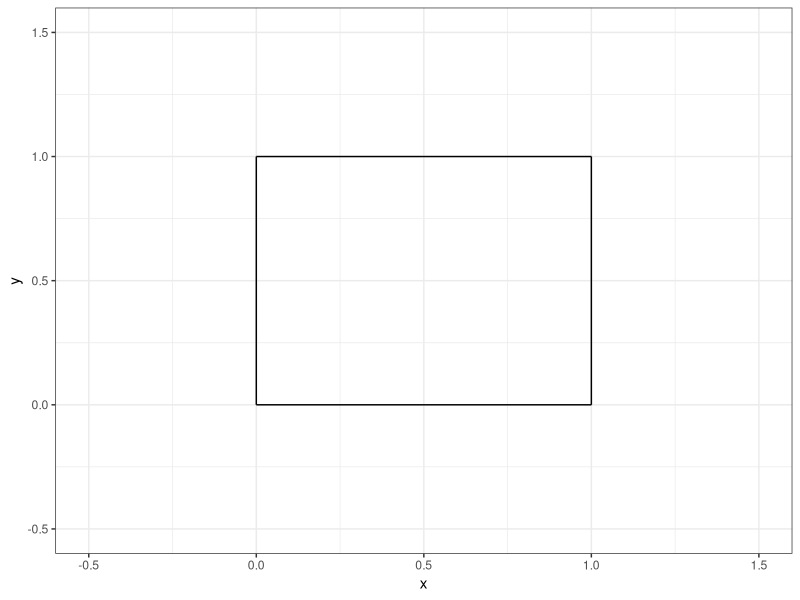
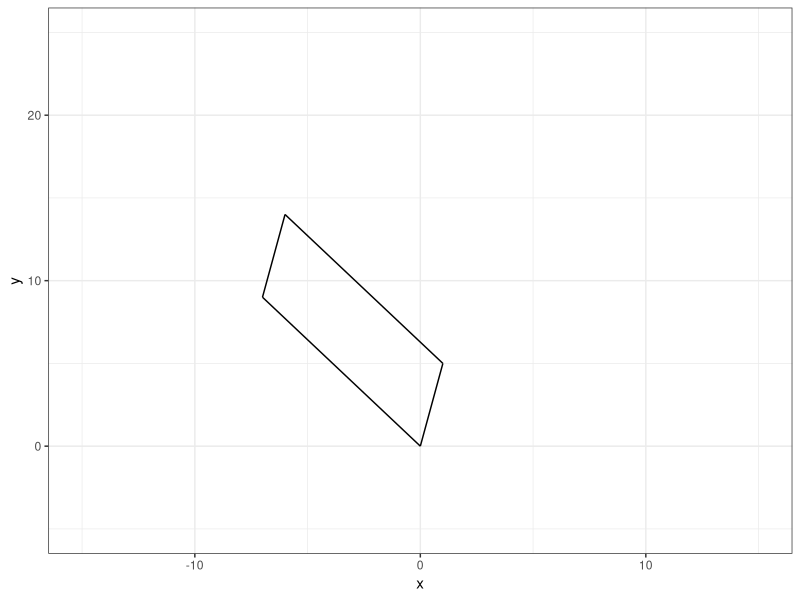

Here is the R script that generated these plots, in order:
## ---- chunk 1
#| echo: false

default_chunk_hook  <- knitr::knit_hooks$get("chunk")

latex_font_size <- c("Huge", "huge", "LARGE", "Large", 
                     "large", "normalsize", "small", 
                     "footnotesize", "scriptsize", "tiny")

knitr::knit_hooks$set(chunk = function(x, options) {
  x <- default_chunk_hook(x, options)
  if(options$size %in% latex_font_size) {
    paste0("\n \\", options$size, "\n\n", 
      x, 
      "\n\n \\normalsize"
    )
  } else {
    x
  }
})

## ---- chunk 2
#| label: load-packages
#| include: false
library(tidyverse)
## ---- chunk 3
#| label: fig-unitsquare
#| fig-cap: "The unit square."
#| fig-width: 3
#| fig-height: 3
#| scale: "80%"
#| fig-align: "center"
#| size: "scriptsize"
p0 <- c(0, 0)
p1 <- c(1, 0)
p2 <- c(1, 1)
p3 <- c(0, 1)
ggplot() +
  geom_segment(aes(x = p0[1], y = p0[2], xend = p1[1], yend = p1[2])) +
  geom_segment(aes(x = p1[1], y = p1[2], xend = p2[1], yend = p2[2])) +
  geom_segment(aes(x = p2[1], y = p2[2], xend = p3[1], yend = p3[2])) +
  geom_segment(aes(x = p3[1], y = p3[2], xend = p0[1], yend = p0[2])) +
  theme_bw() +
  xlim(-0.5, 1.5) +
  ylim(-0.5, 1.5) +
  labs(x = "x", y = "y")
## ---- chunk 4
#| size: scriptsize
A = matrix(data = c(1, -7, 5, 9), nrow = 2, ncol = 2, byrow = TRUE) 
#I made a matrix that went by row instead of by column.
## ---- chunk 5
#| size: scriptsize
M = matrix(data = c(1, 0, 0, 1), nrow = 2, ncol = 2, byrow = TRUE) # Making the matrix, M
T = A%*%M #Multiplying the matrices and naming them T
## ---- chunk 6
#| size: scriptsize
basis.vector.1 = c(1,5) 
basis.vector.2 = c(-7,9) 
#I used a manual vector for both
## ---- chunk 7
#| size: scriptsize
p0 = c(0,0)
p1 = basis.vector.1
p2 = basis.vector.1+basis.vector.2
p3 = basis.vector.2
## ---- chunk 8
#| label: fig-1.5e
#| fig-cap: "The unit square."
#| fig-width: 3
#| fig-height: 3
#| scale: "80%"
#| fig-align: "center"
#| size: "scriptsize"
p0 = c(0,0)
p1 = basis.vector.1
p2 = basis.vector.1+basis.vector.2
p3 = basis.vector.2
ggplot() +
  geom_segment(aes(x = p0[1], y = p0[2], xend = p1[1], yend = p1[2])) +
  geom_segment(aes(x = p1[1], y = p1[2], xend = p2[1], yend = p2[2])) +
  geom_segment(aes(x = p2[1], y = p2[2], xend = p3[1], yend = p3[2])) +
  geom_segment(aes(x = p3[1], y = p3[2], xend = p0[1], yend = p0[2])) +
  theme_bw() +
  xlim(-15, 15) +
  ylim(-5, 25) +
  labs(x = "x", y = "y")
## ---- chunk 9
#| size: scriptsize
det(A) #returns the determinant of A
